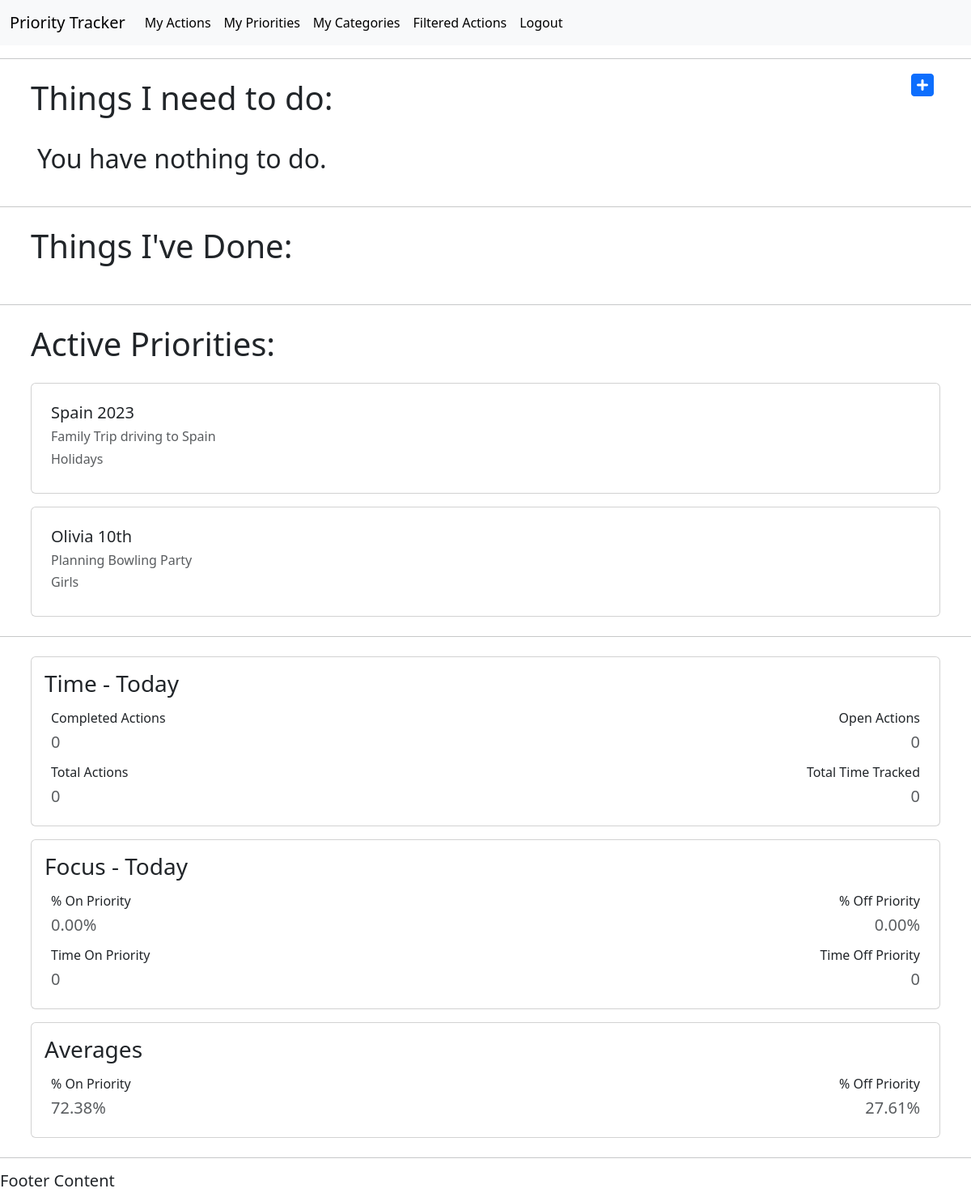
Before: /actions/ (signed in) with the older database file.
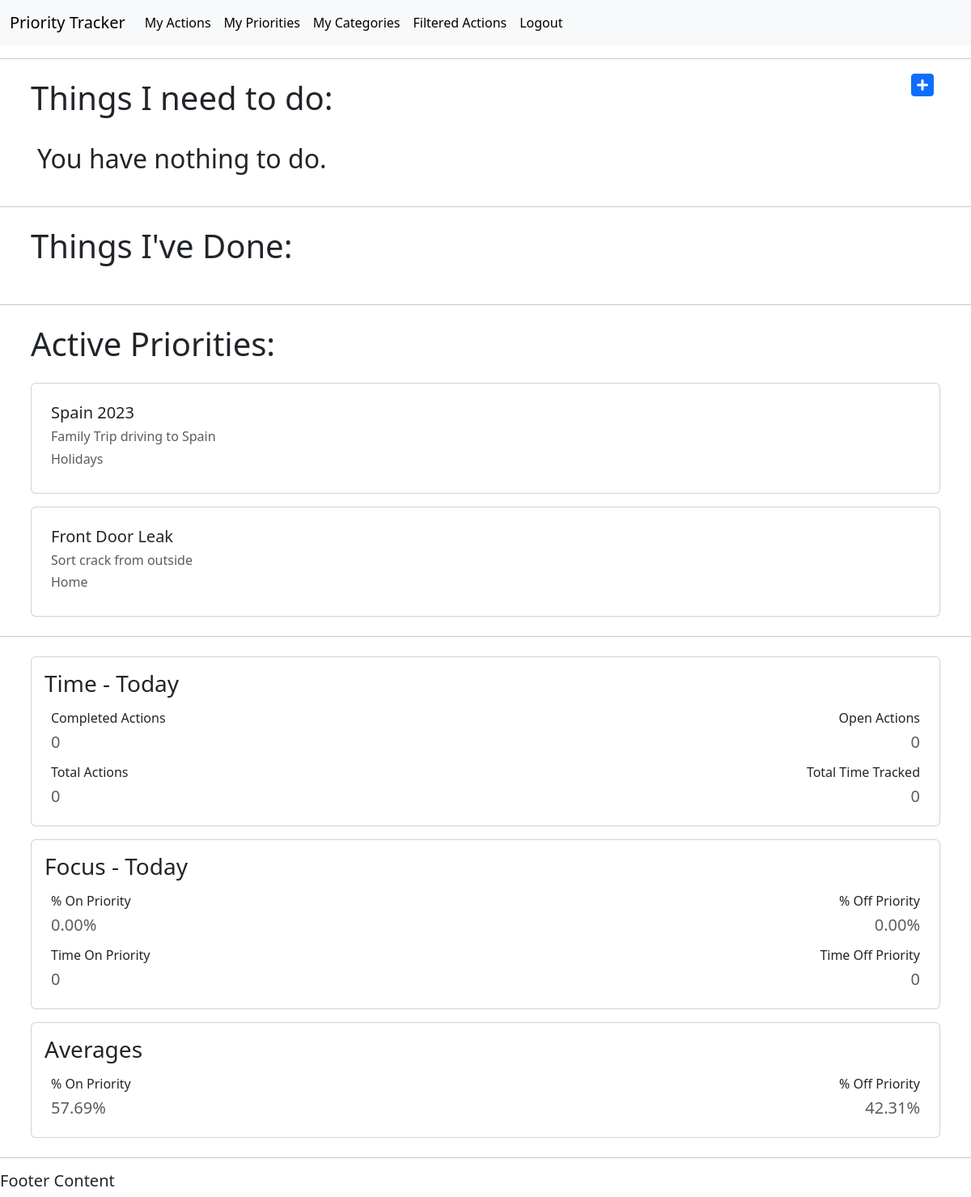
After: the same page with the newer database file.
### actions/models.py (models this page shows, shortened)
class Priority(models.Model):
    title = models.CharField(max_length=50, null=False, blank=False)
    description = models.CharField(max_length=150)
    activeStatus = models.BooleanField(null=False, blank=False, default=True)
    category = models.ForeignKey(
        Category, on_delete=models.CASCADE, null=True, blank=True)
    user = models.ForeignKey(
        settings.AUTH_USER_MODEL, on_delete=models.CASCADE, related_name="priorities", null=True)

class Category(models.Model):
    title = models.CharField(max_length=50, null=False, blank=False)
    description = models.CharField(max_length=150)
    user = models.ForeignKey(
        settings.AUTH_USER_MODEL, on_delete=models.CASCADE, related_name="categories", null=True)
    def __str__(self):
        return str(self.title)

### actions/views.py (the view)
# urls.py: path('actions/', views.get_action_list, name='get_action_list'),
@login_required(login_url='login')
def get_action_list(request):
    query = date.today()
    completed_actions_count = completed_actions(query)
    open_actions_count = open_actions(query)
    total_actions_count = total_actions(query)
    if total_actions_count > 0:
        total_action_time = tracked_time(query)
        total_seconds = int(tracked_seconds(total_action_time))
        converted_tracked_time = tracked_today(total_seconds)
        on_priority_count = on_priority_actions(query)
        off_priority_count = off_priority_actions(query)
        on_priority_time = on_priority_tracked_time(query)
        off_priority_time = off_priority_tracked_time(query)
        on_priority_seconds = int(tracked_seconds(on_priority_time))
        off_priority_seconds = int(tracked_seconds(off_priority_time))
        converted_on_priority_time = tracked_today(on_priority_seconds)
        converted_off_priority_time = tracked_today(off_priority_seconds)
        on_priority_perc = on_priority_calc(total_seconds, on_priority_seconds)
        off_priority_perc = off_priority_calc(
            total_seconds, off_priority_seconds)
    else:
        total_action_time = 0
        total_seconds = 0
        converted_tracked_time = 0
        on_priority_count = 0
        off_priority_count = 0
        on_priority_time = 0
        off_priority_time = 0
        on_priority_seconds = 0
        off_priority_seconds = 0
        converted_on_priority_time = 0
        converted_off_priority_time = 0
        on_priority_perc = 0
        off_priority_perc = 0
    all_time_tracked = tracked_time_all(query)
    all_time_seconds = int(tracked_seconds(all_time_tracked))
    all_time_on_priority_tracked = on_priority_tracked_all_time(query)
    all_time_off_priority_tracked = off_priority_tracked_all_time(query)
    all_time_on_priority_seconds = int(
            tracked_seconds(all_time_on_priority_tracked))
    all_time_off_priority_seconds = int(
            tracked_seconds(all_time_off_priority_tracked))
    on_priority_perc_all_time = on_priority_calc(
            all_time_seconds, all_time_on_priority_seconds)
    off_priority_perc_all_time = off_priority_calc(
            all_time_seconds, all_time_off_priority_seconds)
    actions = Action.objects.all()
    filtered_actions = Action.objects.filter(action_date=query)
    priorities = Priority.objects.all()
    context = {
        "actions": actions,
        "filtered_actions": filtered_actions,
        "priorities": priorities,
        "completed_actions_count": completed_actions_count,
        "open_actions_count": open_actions_count,
        "total_actions_count": total_actions_count,
        "converted_tracked_time": converted_tracked_time,
        "on_priority_perc": on_priority_perc,
        "off_priority_perc": off_priority_perc,
        "converted_on_priority_time": converted_on_priority_time,
        "converted_off_priority_time": converted_off_priority_time,
        "on_priority_perc_all_time": on_priority_perc_all_time,
        "off_priority_perc_all_time": off_priority_perc_all_time,
    }
    return render(request, 'actions/action_list.html', context)

### actions/views.py (called while the page is built)
def open_actions(query):
    open_actions = Action.objects.filter(
        done_status=False, action_date=query).count()
    return open_actions

def completed_actions(query):
    completed_actions = Action.objects.filter(
        done_status=True, action_date=query).count()
    return completed_actions

def total_actions(query):
    total_actions = Action.objects.filter(action_date=query).count()
    return total_actions

def tracked_seconds(total_action_time):
    time_dict = total_action_time
    time = time_dict.get("tracked_time__sum")
    if time == None:
        tracked_seconds = 0
    else:
        tracked_seconds = total_action_time['tracked_time__sum']\
            .total_seconds()
    return tracked_seconds

def on_priority_calc(total_seconds, on_priority_seconds):
    if total_seconds == 0:
        on_priority_calc = 0
    else:
        on_priority_calc = (on_priority_seconds * 100) / total_seconds
    return on_priority_calc

def off_priority_calc(total_seconds, off_priority_seconds):
    if total_seconds == 0:
        off_priority_calc = 0
    else:
        off_priority_calc = (off_priority_seconds * 100) / total_seconds
    return off_priority_calc

### actions/templates/actions/action_list.html (shortened to what the changed rows need)
{% extends 'actions/main.html' %}
{% block content %}
<body>
    <div class="container d-flex p-2 justify-content-between flex-row bd-highlight">
        <h1>Things I need to do:</h1>
    </div>
    <div class="container d-flex p-2 flex-column bd-highlight">
        {% for action in filtered_actions %}
        {% if action.done_status == False %}
        <div class="p-2 card bd-highlight open-actions-border">
            <div class="d-flex justify-content-between flex-row bd-highlight">
                <h5 class="card-title bd-highlight">{{ action.title }}</h5>
                <h6 class="card-subtitle bd-highlight">{{ action.tracked_time }}</h6>
            </div>
            <div class="d-flex justify-content-between flex-row bd-highlight">
                <h6 class="text-muted">{{ action.priority }}</h6>
                <h6 class="text-muted">{{ action.category }}</h6>
                <h6 class="text-muted">{{ action.action_date|date:"Y-m-d" }}</h6>
            </div>
            <div class="icon-outer-container">
                <div class="icon-container d-flex justify-content-end">
                    <div class="d-flex justify-content-end col-12">
                        {% if action.tracking_status == False %}
                        <a class="fa-solid fa-lg fa-hourglass p-2 bd-highlight" role="button"
                            href="{% url 'start_timer' action.id %}"></a>
                        <a class="fa-solid fa-lg fa-check p-2 bd-highlight" role="button"
                            href="{% url 'complete_action' action.id %}"></a>
                        <a class="fa-solid fa-lg fa-pen-to-square p-2 bd-highlight" role="button"
                            href="{% url 'update_action' action.id %}"></a>
                        <a class="fa-solid fa-lg fa-trash p-2 bd-highlight" role="button"
                            href="{% url 'delete_action' action.id %}"></a>
                        {% endif %}
                        {% if action.tracking_status == True %}
                        <a class="fa-solid fa-lg fa-hourglass-end p-2 bd-highlight" role="button"
                            href="{% url 'stop_timer' action.id %}"></a>
                        {% endif %}
                    </div>
                </div>
            </div>
        </div>
    <br>
        {% endif %}
        {% empty %}
        <H2 class="p-2 bd-highlight">You have nothing to do.</H2>
        {% endfor %}
    </div>
    <div class="container d-flex p-2 justify-content-between flex-row bd-highlight">
        <h1>Things I've Done:</h1>
    </div>
    <div>
        <div class="container d-flex p-2 justify-content-between flex-row bd-highlight">
            <h1>Active Priorities:</h1>
        </div>
        {% for priority in priorities %}
        {% if priority.activeStatus == True %}
        <div class="container d-flex p-2 flex-column bd-highlight">
            <div class="card p-2 bd-highlight">
                <div class="card-body">
                    <h5 class="card-title">{{ priority.title }}</h5>
                    <h6 class="card-text text-muted">{{ priority.description }}</h6>
                    <h6 class="card-title text-muted">{{ priority.category }}</h6>
                </div>
            </div>
        </div>
        {% endif %}
        {% endfor %}
        <div class="container d-flex p-2 flex-column bd-highlight">
            <div class="card p-2 bd-highlight">
                <div id="averages-report" class="card-body p-2 bd-highlight">
                    <div class="p-2 d-flex justify-content-between flex-row bd-highlight">
                        <div>
                            <div class="d-flex justify-content-start">
                                <h5 class="card-text text-muted"><span id="on_priority_perc_all_time">{{ on_priority_perc_all_time|floatformat:2 }}</span><span>%</span></h5>
                            </div>
                        </div>
                        <div>
                            <div class="d-flex justify-content-end">
                                <h5 class="card-text text-muted">{{ off_priority_perc_all_time|floatformat:2 }}%</h5>
                            </div>
                        </div>
                    </div>
                </div>
            </div>
        </div>
    </div>
</body>
{% endblock %}

Changed rows visible on the page:
removed Priority: title "Olivia 10th", description "Planning Bowling Party", category "Girls"
now on this page (row edited): Priority: title "Front Door Leak", description "Sort crack from outside", category "Home"
Other visible differences:
{{ on_priority_perc_all_time|floatformat:2 }}: "72.38" → "57.69"
{{ off_priority_perc_all_time|floatformat:2 }}: "27.61" → "42.31"
